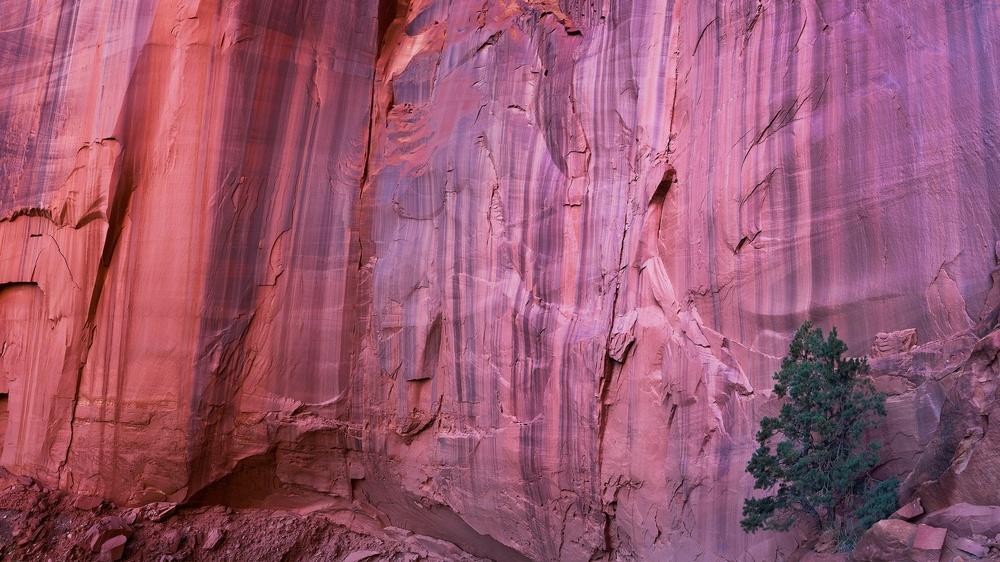
#> input picture Intermediate/abs.jpg, 1000 x 562 px, shrunk from 3840 x 2160 before the run
$ python 03_Morphological_Transformation.py
#> lines starting #> are read from the running program, lines starting #| are printed output that depends on the picture; after the words box and inside, x2 and y2 are one past the last pixel; in counts of white or black regions, pixels touching at a corner belong together

# Morphological transformations are image processing techniques based on the shape or structure of an image. They are typically applied to binary images and are useful for tasks like removing noise, filling gaps, extracting features, and enhancing object structures.

# OpenCV provides the following basic morphological operations:

# Erosion
# Dilation
# Opening (Erosion followed by Dilation)
# Closing (Dilation followed by Erosion)
# Morphological Gradient
# Top Hat
# Black Hat
#used to remove noise

import cv2
import numpy as np

# Load the image
image = cv2.imread('abs.jpg', cv2.IMREAD_GRAYSCALE)
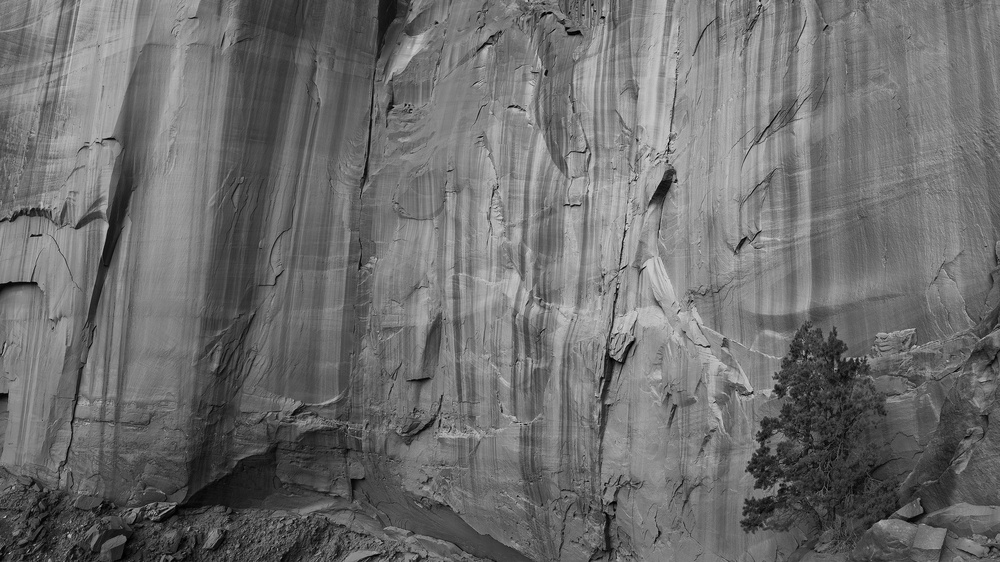
#> image: shape (562, 1000); min 0, max 215, mean 109.7

# Check if the image is loaded
if image is None:
    print("Error: Could not load the image.")
    exit()

# Apply binary thresholding to create a binary image
_, binary_image = cv2.threshold(image, 127, 255, cv2.THRESH_BINARY)
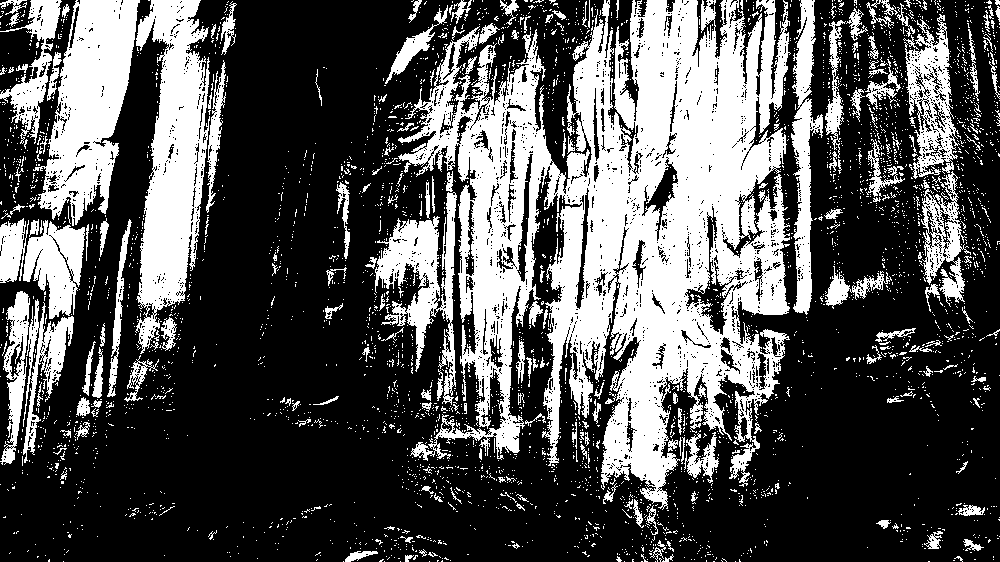
#> binary_image: shape (562, 1000); 33% white; 3802 white regions (3589 under 20 px), largest, box (x1, y1, x2, y2) and area: (398, 0, 791, 510) 99132, (135, 0, 210, 354) 15076, (33, 0, 140, 226) 12946

# Define a kernel (structuring element)
kernel = np.ones((5, 5), np.uint8)

# Perform Morphological Operations
erosion = cv2.erode(binary_image, kernel, iterations=1)  # Erosion - noise remove kari image chuti padi de(shrinking)
#> erosion: shape (562, 1000); 13.2% white; 334 white regions (225 under 20 px), largest, box (x1, y1, x2, y2) and area: (615, 0, 768, 482) 24409, (43, 0, 138, 218) 8734, (142, 23, 200, 301) 8303
dilation = cv2.dilate(binary_image, kernel, iterations=1)  # Dilation - empty pixcels bhari de(growing)
#> dilation: shape (562, 1000); 58% white; 411 black regions (281 under 20 px), largest, box (x1, y1, x2, y2) and area: (0, 0, 649, 562) 147003, (660, 99, 1000, 562) 61756, (962, 144, 1000, 337) 3565
opening = cv2.morphologyEx(binary_image, cv2.MORPH_OPEN, kernel)  # Opening pela erosion pachi dialation
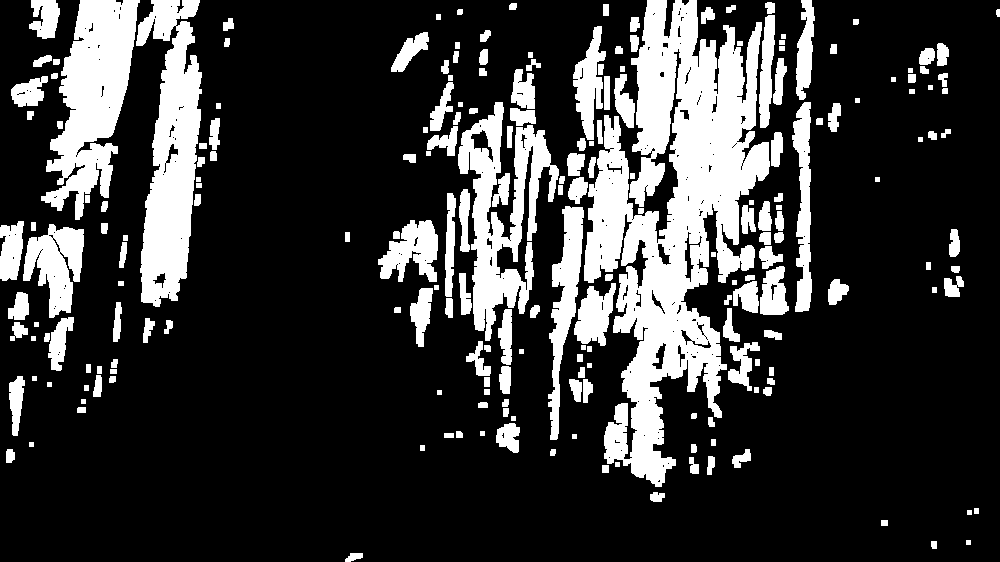
#> opening: shape (562, 1000); 22% white; 214 white regions, largest, box (x1, y1, x2, y2) and area: (584, 0, 770, 487) 43501, (136, 0, 202, 307) 12240, (41, 0, 140, 220) 11433
closing = cv2.morphologyEx(binary_image, cv2.MORPH_CLOSE, kernel)  # Closing pela dialation pachi erosion
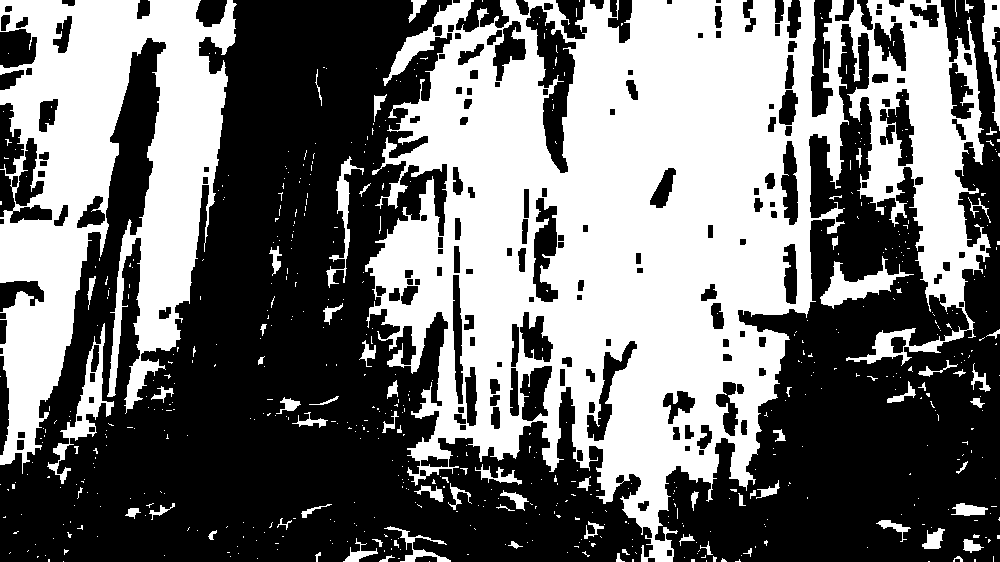
#> closing: shape (562, 1000); 44.6% white; 626 white regions (549 under 20 px), largest, box (x1, y1, x2, y2) and area: (365, 0, 991, 562) 178931, (0, 0, 237, 474) 57282, (47, 323, 114, 484) 1995
gradient = cv2.morphologyEx(binary_image, cv2.MORPH_GRADIENT, kernel)  # Morphological Gradient Difference between Dilation and Erosion.
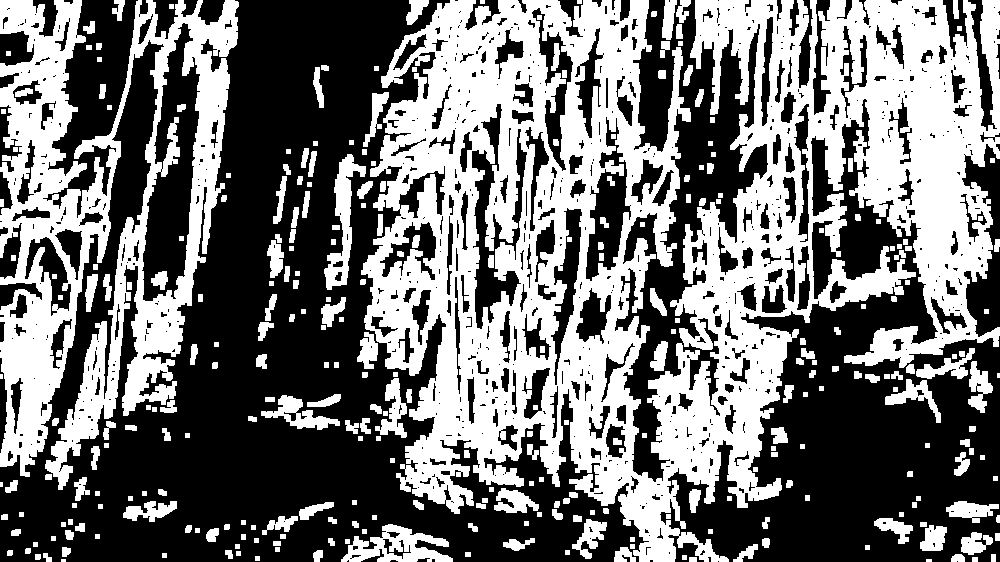
#> gradient: shape (562, 1000); 44.9% white; 308 white regions (5 under 20 px), largest, box (x1, y1, x2, y2) and area: (361, 0, 1000, 562) 172636, (0, 0, 239, 490) 48014, (341, 524, 453, 562) 2175
tophat = cv2.morphologyEx(binary_image, cv2.MORPH_TOPHAT, kernel)  # Top Hat Difference between the original image and its opening.
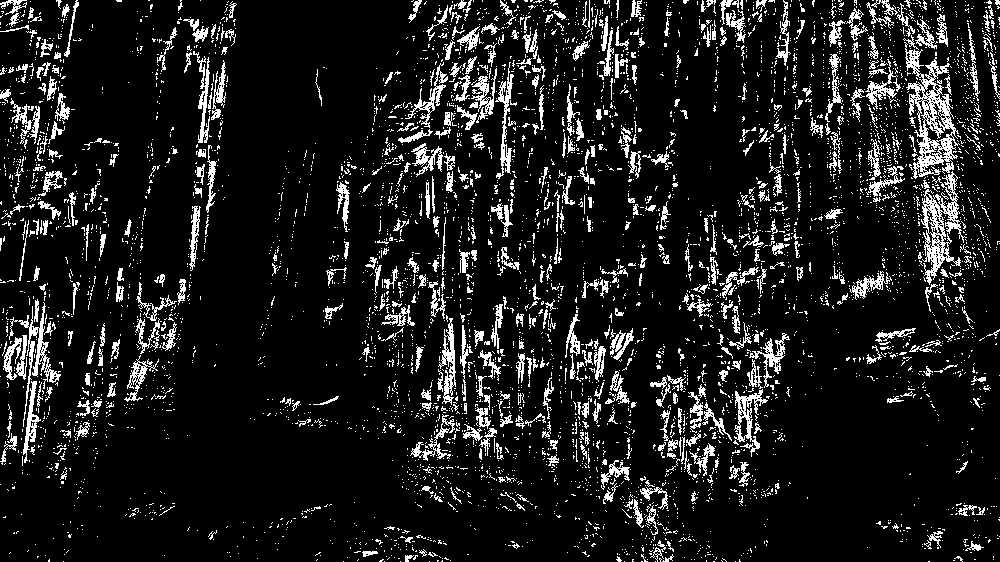
#> tophat: shape (562, 1000); 11% white in thin lines or dots
blackhat = cv2.morphologyEx(binary_image, cv2.MORPH_BLACKHAT, kernel)  # Black Hat  Difference between the closing of the image and the original image.
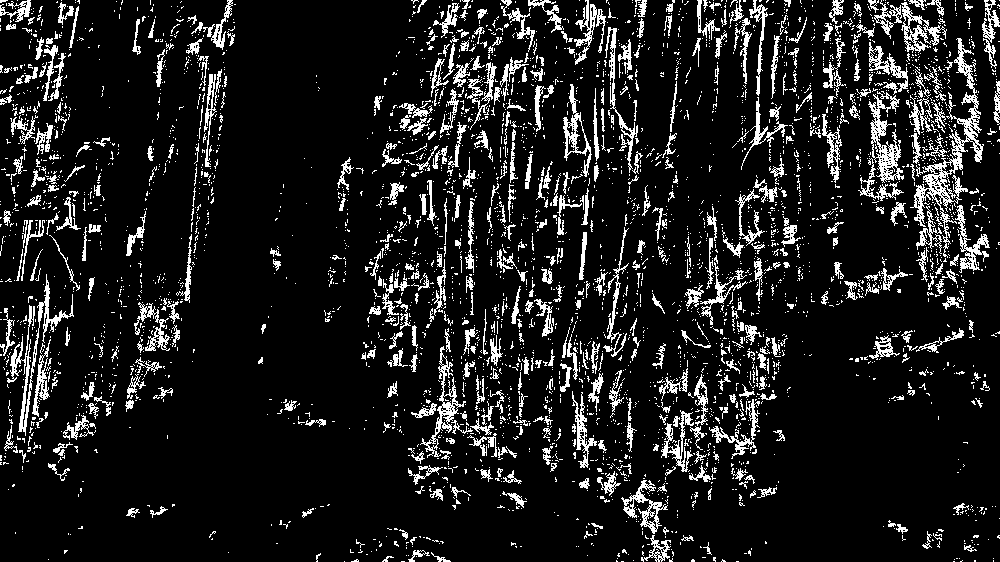
#> blackhat: shape (562, 1000); 11.6% white in thin lines or dots

# Display results
cv2.imshow("Original Image", image)
cv2.imshow("Binary Image", binary_image)
cv2.imshow("Erosion", erosion)
cv2.imshow("Dilation", dilation)
cv2.imshow("Opening", opening)
cv2.imshow("Closing", closing)
cv2.imshow("Morphological Gradient", gradient)
cv2.imshow("Top Hat", tophat)
cv2.imshow("Black Hat", blackhat)

# Wait for a key press and close all windows
cv2.waitKey(0)
cv2.destroyAllWindows()
